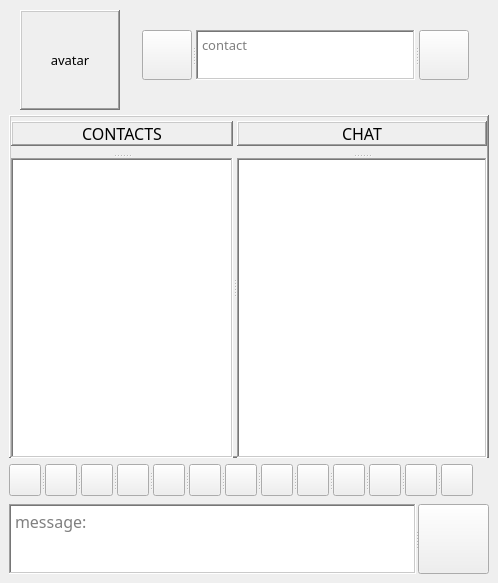
  <widget class="QWidget" name="centralwidget">
   <widget class="QLabel" name="avatar">
    <property name="geometry">
     <rect>
      <x>20</x>
      <y>10</y>
      <width>100</width>
      <height>100</height>
     </rect>
    </property>
    <property name="minimumSize">
     <size>
      <width>100</width>
      <height>100</height>
     </size>
    </property>
    <property name="maximumSize">
     <size>
      <width>100</width>
      <height>100</height>
     </size>
    </property>
    <property name="font">
     <font>
      <family>Sarpanch Medium</family>
      <pointsize>10</pointsize>
     </font>
    </property>
    <property name="autoFillBackground">
     <bool>true</bool>
    </property>
    <property name="frameShape">
     <enum>QFrame::WinPanel</enum>
    </property>
    <property name="frameShadow">
     <enum>QFrame::Raised</enum>
    </property>
    <property name="text">
     <string>avatar</string>
    </property>
    <property name="alignment">
     <set>Qt::AlignCenter</set>
    </property>
   </widget>
   <widget class="QSplitter" name="splitter">
    <property name="geometry">
     <rect>
      <x>9</x>
      <y>504</y>
      <width>480</width>
      <height>70</height>
     </rect>
    </property>
    <property name="minimumSize">
     <size>
      <width>480</width>
      <height>70</height>
     </size>
    </property>
    <property name="maximumSize">
     <size>
      <width>482</width>
      <height>70</height>
     </size>
    </property>
    <property name="autoFillBackground">
     <bool>true</bool>
    </property>
    <property name="frameShape">
     <enum>QFrame::NoFrame</enum>
    </property>
    <property name="frameShadow">
     <enum>QFrame::Raised</enum>
    </property>
    <property name="lineWidth">
     <number>1</number>
    </property>
    <property name="orientation">
     <enum>Qt::Horizontal</enum>
    </property>
    <property name="handleWidth">
     <number>2</number>
    </property>
    <widget class="QTextEdit" name="InputText">
     <property name="minimumSize">
      <size>
       <width>0</width>
       <height>68</height>
      </size>
     </property>
     <property name="maximumSize">
      <size>
       <width>409</width>
       <height>71</height>
      </size>
     </property>
     <property name="font">
      <font>
       <family>Sarpanch</family>
       <pointsize>12</pointsize>
       <weight>50</weight>
       <italic>false</italic>
       <bold>false</bold>
       <underline>false</underline>
       <strikeout>false</strikeout>
      </font>
     </property>
     <property name="layoutDirection">
      <enum>Qt::LeftToRight</enum>
     </property>
     <property name="frameShape">
      <enum>QFrame::WinPanel</enum>
     </property>
     <property name="frameShadow">
      <enum>QFrame::Sunken</enum>
     </property>
     <property name="documentTitle">
      <string/>
     </property>
     <property name="tabStopWidth">
      <number>80</number>
     </property>
     <property name="cursorWidth">
      <number>2</number>
     </property>
     <property name="placeholderText">
      <string>message:</string>
     </property>
    </widget>
    <widget class="QPushButton" name="ButtonSend">
     <property name="enabled">
      <bool>true</bool>
     </property>
     <property name="minimumSize">
      <size>
       <width>71</width>
       <height>68</height>
      </size>
     </property>
     <property name="maximumSize">
      <size>
       <width>71</width>
       <height>70</height>
      </size>
     </property>
     <property name="palette">
      <palette>
       <active>
        <colorrole role="Light">
         <brush brushstyle="SolidPattern">
          <color alpha="255">
           <red>218</red>
           <green>210</green>
           <blue>217</blue>
          </color>
         </brush>
        </colorrole>
        <colorrole role="Base">
         <brush brushstyle="SolidPattern">
          <color alpha="255">
           <red>218</red>
           <green>210</green>
           <blue>217</blue>
          </color>
         </brush>
        </colorrole>
       </active>
       <inactive>
        <colorrole role="Light">
         <brush brushstyle="SolidPattern">
          <color alpha="255">
           <red>218</red>
           <green>210</green>
           <blue>217</blue>
          </color>
         </brush>
        </colorrole>
        <colorrole role="Base">
         <brush brushstyle="SolidPattern">
          <color alpha="255">
           <red>218</red>
           <green>210</green>
           <blue>217</blue>
          </color>
         </brush>
        </colorrole>
       </inactive>
       <disabled>
        <colorrole role="Light">
         <brush brushstyle="SolidPattern">
          <color alpha="255">
           <red>218</red>
           <green>210</green>
           <blue>217</blue>
          </color>
         </brush>
        </colorrole>
        <colorrole role="Base">
         <brush brushstyle="SolidPattern">
          <color alpha="255">
           <red>218</red>
           <green>210</green>
           <blue>217</blue>
          </color>
         </brush>
        </colorrole>
       </disabled>
      </palette>
     </property>
     <property name="font">
      <font>
       <family>Copperplate Gothic Bold</family>
       <pointsize>13</pointsize>
      </font>
     </property>
     <property name="focusPolicy">
      <enum>Qt::NoFocus</enum>
     </property>
     <property name="contextMenuPolicy">
      <enum>Qt::NoContextMenu</enum>
     </property>
     <property name="layoutDirection">
      <enum>Qt::LeftToRight</enum>
     </property>
     <property name="autoFillBackground">
      <bool>true</bool>
     </property>
     <property name="text">
      <string/>
     </property>
     <property name="icon">
      <iconset>
       <normaloff>icons/paper-plane.png</normaloff>icons/paper-plane.png</iconset>
     </property>
     <property name="iconSize">
      <size>
       <width>65</width>
       <height>65</height>
      </size>
     </property>
     <property name="checkable">
      <bool>false</bool>
     </property>
     <property name="autoRepeat">
      <bool>false</bool>
     </property>
    </widget>
   </widget>
   <widget class="QSplitter" name="splitter_2">
    <property name="geometry">
     <rect>
      <x>9</x>
      <y>115</y>
      <width>480</width>
      <height>343</height>
     </rect>
    </property>
    <property name="minimumSize">
     <size>
      <width>480</width>
      <height>0</height>
     </size>
    </property>
    <property name="maximumSize">
     <size>
      <width>16777215</width>
      <height>345</height>
     </size>
    </property>
    <property name="autoFillBackground">
     <bool>true</bool>
    </property>
    <property name="frameShape">
     <enum>QFrame::WinPanel</enum>
    </property>
    <property name="frameShadow">
     <enum>QFrame::Raised</enum>
    </property>
    <property name="orientation">
     <enum>Qt::Horizontal</enum>
    </property>
    <widget class="QSplitter" name="splitter_6">
     <property name="minimumSize">
      <size>
       <width>125</width>
       <height>345</height>
      </size>
     </property>
     <property name="maximumSize">
      <size>
       <width>16777215</width>
       <height>330</height>
      </size>
     </property>
     <property name="frameShape">
      <enum>QFrame::NoFrame</enum>
     </property>
     <property name="frameShadow">
      <enum>QFrame::Plain</enum>
     </property>
     <property name="orientation">
      <enum>Qt::Vertical</enum>
     </property>
     <widget class="QLabel" name="contacts">
      <property name="minimumSize">
       <size>
        <width>0</width>
        <height>25</height>
       </size>
      </property>
      <property name="maximumSize">
       <size>
        <width>16777215</width>
        <height>25</height>
       </size>
      </property>
      <property name="font">
       <font>
        <family>Sarpanch Medium</family>
        <pointsize>12</pointsize>
        <weight>50</weight>
        <bold>false</bold>
        <strikeout>false</strikeout>
       </font>
      </property>
      <property name="focusPolicy">
       <enum>Qt::NoFocus</enum>
      </property>
      <property name="layoutDirection">
       <enum>Qt::LeftToRight</enum>
      </property>
      <property name="autoFillBackground">
       <bool>true</bool>
      </property>
      <property name="frameShape">
       <enum>QFrame::WinPanel</enum>
      </property>
      <property name="frameShadow">
       <enum>QFrame::Raised</enum>
      </property>
      <property name="text">
       <string>CONTACTS</string>
      </property>
      <property name="textFormat">
       <enum>Qt::AutoText</enum>
      </property>
      <property name="scaledContents">
       <bool>false</bool>
      </property>
      <property name="alignment">
       <set>Qt::AlignCenter</set>
      </property>
      <property name="wordWrap">
       <bool>false</bool>
      </property>
     </widget>
     <widget class="QListWidget" name="listWidget">
      <property name="minimumSize">
       <size>
        <width>147</width>
        <height>300</height>
       </size>
      </property>
      <property name="maximumSize">
       <size>
        <width>16777215</width>
        <height>300</height>
       </size>
      </property>
      <property name="font">
       <font>
        <family>Sarpanch</family>
        <pointsize>10</pointsize>
       </font>
      </property>
      <property name="frameShape">
       <enum>QFrame::WinPanel</enum>
      </property>
      <property name="frameShadow">
       <enum>QFrame::Sunken</enum>
      </property>
     </widget>
    </widget>
    <widget class="QSplitter" name="splitter_5">
     <property name="minimumSize">
      <size>
       <width>250</width>
       <height>345</height>
      </size>
     </property>
     <property name="maximumSize">
      <size>
       <width>300</width>
       <height>330</height>
      </size>
     </property>
     <property name="frameShape">
      <enum>QFrame::NoFrame</enum>
     </property>
     <property name="frameShadow">
      <enum>QFrame::Plain</enum>
     </property>
     <property name="orientation">
      <enum>Qt::Vertical</enum>
     </property>
     <widget class="QLabel" name="chat">
      <property name="minimumSize">
       <size>
        <width>235</width>
        <height>25</height>
       </size>
      </property>
      <property name="maximumSize">
       <size>
        <width>360</width>
        <height>25</height>
       </size>
      </property>
      <property name="font">
       <font>
        <family>Sarpanch Medium</family>
        <pointsize>12</pointsize>
       </font>
      </property>
      <property name="autoFillBackground">
       <bool>true</bool>
      </property>
      <property name="frameShape">
       <enum>QFrame::WinPanel</enum>
      </property>
      <property name="frameShadow">
       <enum>QFrame::Raised</enum>
      </property>
      <property name="text">
       <string>CHAT</string>
      </property>
      <property name="alignment">
       <set>Qt::AlignCenter</set>
      </property>
     </widget>
     <widget class="QListWidget" name="storyMessage">
      <property name="minimumSize">
       <size>
        <width>248</width>
        <height>288</height>
       </size>
      </property>
      <property name="maximumSize">
       <size>
        <width>300</width>
        <height>300</height>
       </size>
      </property>
      <property name="font">
       <font>
        <family>Sarpanch</family>
        <pointsize>10</pointsize>
       </font>
      </property>
      <property name="frameShape">
       <enum>QFrame::WinPanel</enum>
      </property>
      <property name="frameShadow">
       <enum>QFrame::Sunken</enum>
      </property>
     </widget>
    </widget>
   </widget>
   <widget class="QSplitter" name="splitter_3">
    <property name="geometry">
     <rect>
      <x>9</x>
      <y>464</y>
      <width>476</width>
      <height>32</height>
     </rect>
    </property>
    <property name="maximumSize">
     <size>
      <width>476</width>
      <height>32</height>
     </size>
    </property>
    <property name="frameShape">
     <enum>QFrame::NoFrame</enum>
    </property>
    <property name="frameShadow">
     <enum>QFrame::Sunken</enum>
    </property>
    <property name="orientation">
     <enum>Qt::Horizontal</enum>
    </property>
    <widget class="QPushButton" name="boldBt">
     <property name="minimumSize">
      <size>
       <width>32</width>
       <height>32</height>
      </size>
     </property>
     <property name="maximumSize">
      <size>
       <width>32</width>
       <height>32</height>
      </size>
     </property>
     <property name="layoutDirection">
      <enum>Qt::LeftToRight</enum>
     </property>
     <property name="text">
      <string/>
     </property>
     <property name="icon">
      <iconset>
       <normaloff>icons/b.jpg</normaloff>icons/b.jpg</iconset>
     </property>
     <property name="iconSize">
      <size>
       <width>32</width>
       <height>32</height>
      </size>
     </property>
    </widget>
    <widget class="QPushButton" name="italicBt">
     <property name="minimumSize">
      <size>
       <width>32</width>
       <height>32</height>
      </size>
     </property>
     <property name="maximumSize">
      <size>
       <width>32</width>
       <height>32</height>
      </size>
     </property>
     <property name="text">
      <string/>
     </property>
     <property name="icon">
      <iconset>
       <normaloff>icons/i.jpg</normaloff>icons/i.jpg</iconset>
     </property>
     <property name="iconSize">
      <size>
       <width>32</width>
       <height>32</height>
      </size>
     </property>
    </widget>
    <widget class="QPushButton" name="underlinedBt">
     <property name="minimumSize">
      <size>
       <width>32</width>
       <height>32</height>
      </size>
     </property>
     <property name="maximumSize">
      <size>
       <width>32</width>
       <height>32</height>
      </size>
     </property>
     <property name="text">
      <string/>
     </property>
     <property name="icon">
      <iconset>
       <normaloff>icons/u.jpg</normaloff>icons/u.jpg</iconset>
     </property>
     <property name="iconSize">
      <size>
       <width>32</width>
       <height>32</height>
      </size>
     </property>
    </widget>
    <widget class="QPushButton" name="smileBt">
     <property name="minimumSize">
      <size>
       <width>32</width>
       <height>32</height>
      </size>
     </property>
     <property name="maximumSize">
      <size>
       <width>32</width>
       <height>32</height>
      </size>
     </property>
     <property name="text">
      <string/>
     </property>
     <property name="icon">
      <iconset>
       <normaloff>icons/smile.png</normaloff>icons/smile.png</iconset>
     </property>
     <property name="iconSize">
      <size>
       <width>26</width>
       <height>26</height>
      </size>
     </property>
    </widget>
    <widget class="QPushButton" name="tongueBt">
     <property name="minimumSize">
      <size>
       <width>32</width>
       <height>32</height>
      </size>
     </property>
     <property name="maximumSize">
      <size>
       <width>32</width>
       <height>32</height>
      </size>
     </property>
     <property name="text">
      <string/>
     </property>
     <property name="icon">
      <iconset>
       <normaloff>icons/tongue.png</normaloff>icons/tongue.png</iconset>
     </property>
     <property name="iconSize">
      <size>
       <width>26</width>
       <height>26</height>
      </size>
     </property>
    </widget>
    <widget class="QPushButton" name="winkBt">
     <property name="minimumSize">
      <size>
       <width>32</width>
       <height>32</height>
      </size>
     </property>
     <property name="maximumSize">
      <size>
       <width>32</width>
       <height>32</height>
      </size>
     </property>
     <property name="autoFillBackground">
      <bool>false</bool>
     </property>
     <property name="text">
      <string/>
     </property>
     <property name="icon">
      <iconset>
       <normaloff>icons/wink.png</normaloff>icons/wink.png</iconset>
     </property>
     <property name="iconSize">
      <size>
       <width>26</width>
       <height>26</height>
      </size>
     </property>
    </widget>
    <widget class="QPushButton" name="suspectBt">
     <property name="minimumSize">
      <size>
       <width>32</width>
       <height>32</height>
      </size>
     </property>
     <property name="maximumSize">
      <size>
       <width>32</width>
       <height>32</height>
      </size>
     </property>
     <property name="text">
      <string/>
     </property>
     <property name="icon">
      <iconset>
       <normaloff>icons/suspect.png</normaloff>icons/suspect.png</iconset>
     </property>
     <property name="iconSize">
      <size>
       <width>26</width>
       <height>26</height>
      </size>
     </property>
    </widget>
    <widget class="QPushButton" name="indifferentBt">
     <property name="minimumSize">
      <size>
       <width>32</width>
       <height>32</height>
      </size>
     </property>
     <property name="maximumSize">
      <size>
       <width>32</width>
       <height>32</height>
      </size>
     </property>
     <property name="text">
      <string/>
     </property>
     <property name="icon">
      <iconset>
       <normaloff>icons/indifferent.png</normaloff>icons/indifferent.png</iconset>
     </property>
     <property name="iconSize">
      <size>
       <width>26</width>
       <height>26</height>
      </size>
     </property>
    </widget>
    <widget class="QPushButton" name="kissBt">
     <property name="minimumSize">
      <size>
       <width>32</width>
       <height>32</height>
      </size>
     </property>
     <property name="maximumSize">
      <size>
       <width>32</width>
       <height>32</height>
      </size>
     </property>
     <property name="text">
      <string/>
     </property>
     <property name="icon">
      <iconset>
       <normaloff>icons/kiss.png</normaloff>icons/kiss.png</iconset>
     </property>
     <property name="iconSize">
      <size>
       <width>26</width>
       <height>26</height>
      </size>
     </property>
    </widget>
    <widget class="QPushButton" name="deadBt">
     <property name="minimumSize">
      <size>
       <width>32</width>
       <height>32</height>
      </size>
     </property>
     <property name="maximumSize">
      <size>
       <width>32</width>
       <height>32</height>
      </size>
     </property>
     <property name="text">
      <string/>
     </property>
     <property name="icon">
      <iconset>
       <normaloff>icons/dead.png</normaloff>icons/dead.png</iconset>
     </property>
     <property name="iconSize">
      <size>
       <width>26</width>
       <height>26</height>
      </size>
     </property>
    </widget>
    <widget class="QPushButton" name="flowerBt">
     <property name="minimumSize">
      <size>
       <width>32</width>
       <height>32</height>
      </size>
     </property>
     <property name="maximumSize">
      <size>
       <width>32</width>
       <height>32</height>
      </size>
     </property>
     <property name="text">
      <string/>
     </property>
     <property name="icon">
      <iconset>
       <normaloff>icons/flower.png</normaloff>icons/flower.png</iconset>
     </property>
     <property name="iconSize">
      <size>
       <width>25</width>
       <height>25</height>
      </size>
     </property>
    </widget>
    <widget class="QPushButton" name="flowersBt">
     <property name="minimumSize">
      <size>
       <width>32</width>
       <height>32</height>
      </size>
     </property>
     <property name="maximumSize">
      <size>
       <width>32</width>
       <height>32</height>
      </size>
     </property>
     <property name="text">
      <string/>
     </property>
     <property name="icon">
      <iconset>
       <normaloff>icons/flowers.png</normaloff>icons/flowers.png</iconset>
     </property>
     <property name="iconSize">
      <size>
       <width>25</width>
       <height>25</height>
      </size>
     </property>
    </widget>
    <widget class="QPushButton" name="chocolateBt">
     <property name="minimumSize">
      <size>
       <width>32</width>
       <height>32</height>
      </size>
     </property>
     <property name="maximumSize">
      <size>
       <width>32</width>
       <height>32</height>
      </size>
     </property>
     <property name="text">
      <string/>
     </property>
     <property name="icon">
      <iconset>
       <normaloff>icons/chocolate.png</normaloff>icons/chocolate.png</iconset>
     </property>
     <property name="iconSize">
      <size>
       <width>25</width>
       <height>25</height>
      </size>
     </property>
    </widget>
   </widget>
   <widget class="QSplitter" name="splitter_4">
    <property name="geometry">
     <rect>
      <x>142</x>
      <y>30</y>
      <width>327</width>
      <height>50</height>
     </rect>
    </property>
    <property name="maximumSize">
     <size>
      <width>410</width>
      <height>50</height>
     </size>
    </property>
    <property name="frameShape">
     <enum>QFrame::NoFrame</enum>
    </property>
    <property name="frameShadow">
     <enum>QFrame::Raised</enum>
    </property>
    <property name="orientation">
     <enum>Qt::Horizontal</enum>
    </property>
    <widget class="QPushButton" name="ButtonAdd">
     <property name="minimumSize">
      <size>
       <width>50</width>
       <height>50</height>
      </size>
     </property>
     <property name="maximumSize">
      <size>
       <width>50</width>
       <height>50</height>
      </size>
     </property>
     <property name="font">
      <font>
       <family>Sarpanch Medium</family>
       <pointsize>12</pointsize>
       <weight>50</weight>
       <bold>false</bold>
      </font>
     </property>
     <property name="text">
      <string/>
     </property>
     <property name="icon">
      <iconset>
       <normaloff>icons/add.png</normaloff>icons/add.png</iconset>
     </property>
     <property name="iconSize">
      <size>
       <width>40</width>
       <height>40</height>
      </size>
     </property>
    </widget>
    <widget class="QTextEdit" name="textEdit">
     <property name="minimumSize">
      <size>
       <width>0</width>
       <height>50</height>
      </size>
     </property>
     <property name="maximumSize">
      <size>
       <width>300</width>
       <height>50</height>
      </size>
     </property>
     <property name="font">
      <font>
       <family>Sarpanch</family>
       <pointsize>10</pointsize>
      </font>
     </property>
     <property name="focusPolicy">
      <enum>Qt::StrongFocus</enum>
     </property>
     <property name="layoutDirection">
      <enum>Qt::LeftToRight</enum>
     </property>
     <property name="autoFillBackground">
      <bool>false</bool>
     </property>
     <property name="inputMethodHints">
      <set>Qt::ImhNone</set>
     </property>
     <property name="frameShape">
      <enum>QFrame::WinPanel</enum>
     </property>
     <property name="frameShadow">
      <enum>QFrame::Sunken</enum>
     </property>
     <property name="midLineWidth">
      <number>0</number>
     </property>
     <property name="tabChangesFocus">
      <bool>false</bool>
     </property>
     <property name="documentTitle">
      <string/>
     </property>
     <property name="lineWrapMode">
      <enum>QTextEdit::NoWrap</enum>
     </property>
     <property name="lineWrapColumnOrWidth">
      <number>0</number>
     </property>
     <property name="overwriteMode">
      <bool>false</bool>
     </property>
     <property name="tabStopWidth">
      <number>80</number>
     </property>
     <property name="textInteractionFlags">
      <set>Qt::TextEditorInteraction</set>
     </property>
     <property name="placeholderText">
      <string>contact</string>
     </property>
    </widget>
    <widget class="QPushButton" name="ButtonDelete">
     <property name="minimumSize">
      <size>
       <width>50</width>
       <height>50</height>
      </size>
     </property>
     <property name="maximumSize">
      <size>
       <width>50</width>
       <height>50</height>
      </size>
     </property>
     <property name="font">
      <font>
       <family>Sarpanch Medium</family>
       <pointsize>12</pointsize>
       <weight>50</weight>
       <bold>false</bold>
      </font>
     </property>
     <property name="layoutDirection">
      <enum>Qt::LeftToRight</enum>
     </property>
     <property name="autoFillBackground">
      <bool>true</bool>
     </property>
     <property name="text">
      <string/>
     </property>
     <property name="icon">
      <iconset>
       <normaloff>icons/delete.png</normaloff>icons/delete.png</iconset>
     </property>
     <property name="iconSize">
      <size>
       <width>40</width>
       <height>40</height>
      </size>
     </property>
     <property name="autoDefault">
      <bool>false</bool>
     </property>
    </widget>
   </widget>
  </widget>
